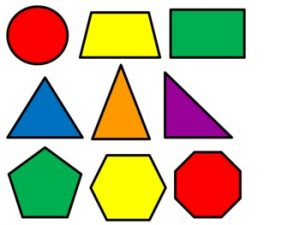
#> input picture resources/formas.jpg, 300 x 225 px, given in place of the camera
$ python proyecto1.py
#> lines starting #> are read from the running program, lines starting #| are printed output that depends on the picture; after the words box and inside, x2 and y2 are one past the last pixel; in counts of white or black regions, pixels touching at a corner belong together
#> further down, img is the input picture: shape (225, 300, 3); mean B, G, R 162.9, 192.8, 201.1
import cv2
import  numpy as np

frameWidth = 640
frameHeigth = 480
cap = cv2.VideoCapture(0)
cap.set(3,frameWidth)
cap.set(4,frameHeigth)
cap.set(10,50)
myColors = [[5,107,0,19,255,255],
            [133,56,0,159,156,255],
            [57,76,0,100,255,255]]

myColorValues =[[51,153,255],
                [255,0,255],
                [0,255,0]]

myPoints = [] #[x,y,colorId]

def findColor(img,myColors,myColorValues):
    imgHSV = cv2.cvtColor(img, cv2.COLOR_BGR2HSV)
#> imgHSV: shape (225, 300, 3); mean H, S, V 43, 104.3, 223.7
    count = 0
    newPoints=[]
    for color in myColors:
        lower = np.array(color[0:3])
        upper = np.array(color[3:6])
        mask = cv2.inRange(imgHSV, lower, upper)
        x,y=getContours(mask)
        cv2.circle(imgResult,(x,y),10,myColorValues[count],cv2.FILLED)
        if x!=0 and y!=0:
            newPoints.append([x,y,count])
        count +=1
#> this loop made 3 passes
#> (x, y) on passes 1, 3: (120, 67), (207, 9)
#> (countours in getContours, x, y) on pass 2: (23 contours, all with area under 20, 0, 0)
#> pass 1, in findColor, `mask = cv2.inRange(imgHSV, lower, upper)`:
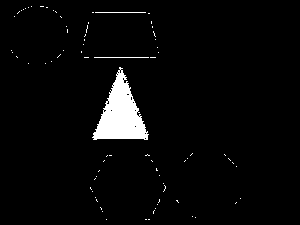
#> mask: shape (225, 300); 3.5% white; 78 white regions (75 under 20 px), largest, box (x1, y1, x2, y2) and area: (92, 67, 149, 140) 2087, (94, 57, 149, 58) 55, (95, 12, 146, 13) 51
#> pass 2, in findColor, `mask = cv2.inRange(imgHSV, lower, upper)`:
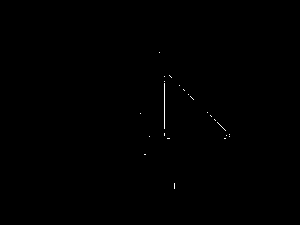
#> mask: shape (225, 300); 0.14% white in thin lines or dots, all inside (x1, y1, x2, y2) = (140, 52, 230, 189)
#> pass 3, in findColor, `mask = cv2.inRange(imgHSV, lower, upper)`:
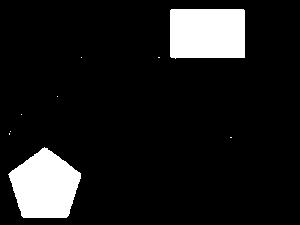
#> mask: shape (225, 300); 10.8% white; 9 white regions (7 under 20 px), largest, box (x1, y1, x2, y2) and area: (170, 9, 245, 59) 3673, (8, 147, 81, 218) 3625
#> after the loop:
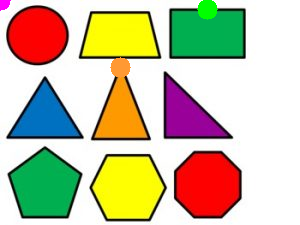
#> imgResult: shape (225, 300, 3); 1.07% of pixels changed, all inside (x1, y1, x2, y2) = (0, 0, 218, 78)
#> after the loop, count = 3; newPoints = [[120, 67, 0], [207, 9, 2]]
        #cv2.imshow(str(color[0]), mask)
    return newPoints

def getContours(img):
    countours,hierarchy = cv2.findContours(img,cv2.RETR_EXTERNAL,cv2.CHAIN_APPROX_NONE)
    x,y,w,h= 0,0,0,0
    for cnt in countours:
        area = cv2.contourArea(cnt)
        if area>500:
            #cv2.drawContours(imgResult, cnt, -1, (255, 0, 0), 3)
            peri = cv2.arcLength(cnt,True)
            approx = cv2.approxPolyDP(cnt,0.02*peri,True)
            x,y,w,h = cv2.boundingRect(approx)
    return x+w//2,y

def drawOnCanvas(myPoints,myColorValues):
    for point in myPoints:
        cv2.circle(imgResult, (point[0], point[1]), 10, myColorValues[point[2]], cv2.FILLED)

while True:
    success, img = cap.read()
    imgResult = img.copy()
    newPoints = findColor(img, myColors,myColorValues)
#> newPoints = [[120, 67, 0], [207, 9, 2]]
    if len(newPoints)!=0:
        for newP in newPoints:
            myPoints.append(newP)
#> this loop made 2 passes
#> after the loop, myPoints = [[120, 67, 0], [207, 9, 2]]
    if len(myPoints)!=0:
        drawOnCanvas(myPoints,myColorValues)
#> the loop in drawOnCanvas, `for point in myPoints:` made 2 passes


    cv2.imshow("Video",imgResult)
    if cv2.waitKey(1) & 0xFF == ord('q'):
#> (key q is pressed here)
        break
